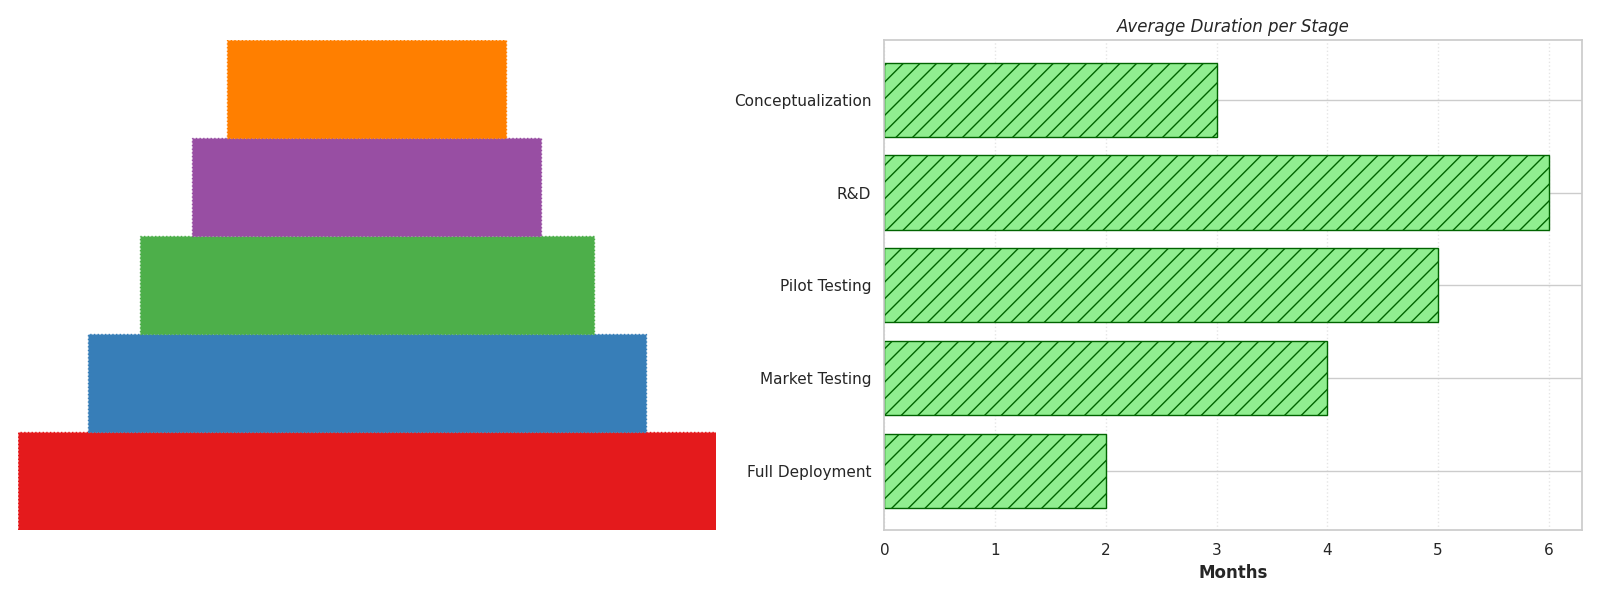

Generate this figure with Python:
import matplotlib.pyplot as plt
import matplotlib.patches as patches
import numpy as np

stages = ["Conceptualization", "R&D", "Pilot Testing", "Market Testing", "Full Deployment"]
percentages = [100, 80, 65, 50, 40]
average_durations = [3, 6, 5, 4, 2]

fig, (ax1, ax2) = plt.subplots(1, 2, figsize=(16, 6))
plt.subplots_adjust(wspace=0.3)

# Change consistent color
funnel_colors = ['#e41a1c', '#377eb8', '#4daf4a', '#984ea3', '#ff7f00']

# Funnel Chart
total_height = 1.0
trapezoid_widths = np.array(percentages) * 0.01
trapezoid_heights = np.diff(np.linspace(0, total_height, len(stages) + 1))
x_positions = (1 - trapezoid_widths) / 2

for i in range(len(stages)):
    polygon = patches.Polygon(
        [
            (x_positions[i], sum(trapezoid_heights[:i])),
            (x_positions[i] + trapezoid_widths[i], sum(trapezoid_heights[:i])),
            (x_positions[i] + trapezoid_widths[i], sum(trapezoid_heights[:i + 1])),
            (x_positions[i], sum(trapezoid_heights[:i + 1]))
        ],
        closed=True,
        color=funnel_colors[i],  # Different color for each stage
        edgecolor='gray',
        linestyle=':'  # Dashed border style
    )
    ax1.add_patch(polygon)
ax1.set_xlim(0, 1)
ax1.set_ylim(0, total_height)
ax1.axis('off')

# Bar Chart for Average Duration with stylistic changes
ax2.barh(stages, average_durations, color='lightgreen', edgecolor='darkgreen', hatch='//')
ax2.invert_yaxis()
ax2.grid(axis='x', linestyle=':', alpha=0.5)  # Dash-dotted grid
ax2.set_xlabel("Months", fontweight='bold')
ax2.set_title("Average Duration per Stage", style='italic')

plt.tight_layout()
plt.show()
